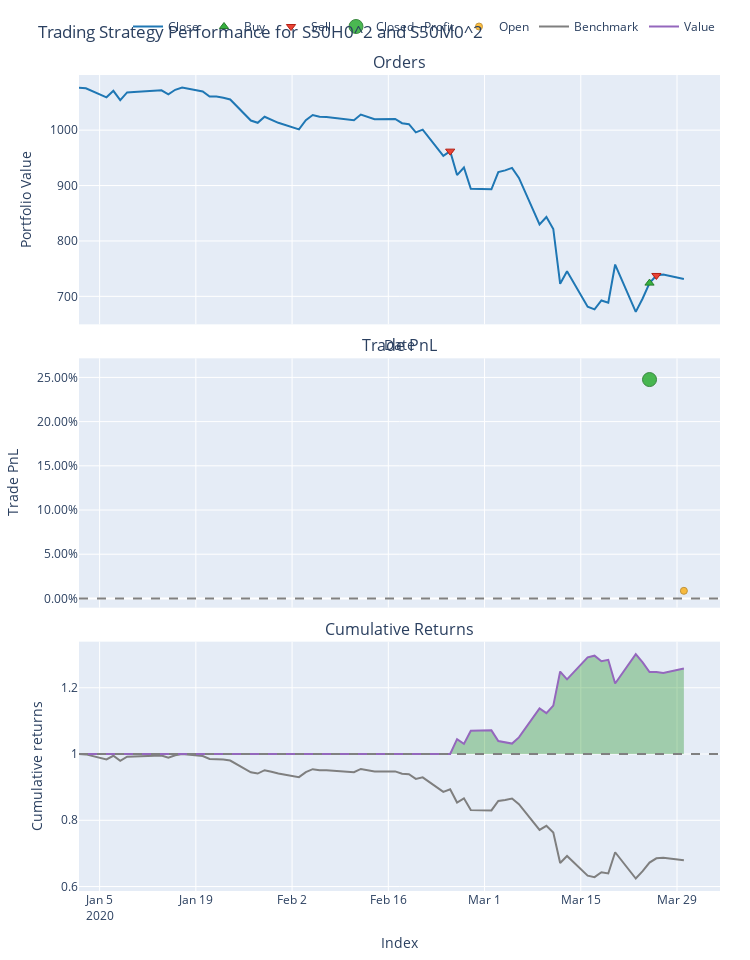
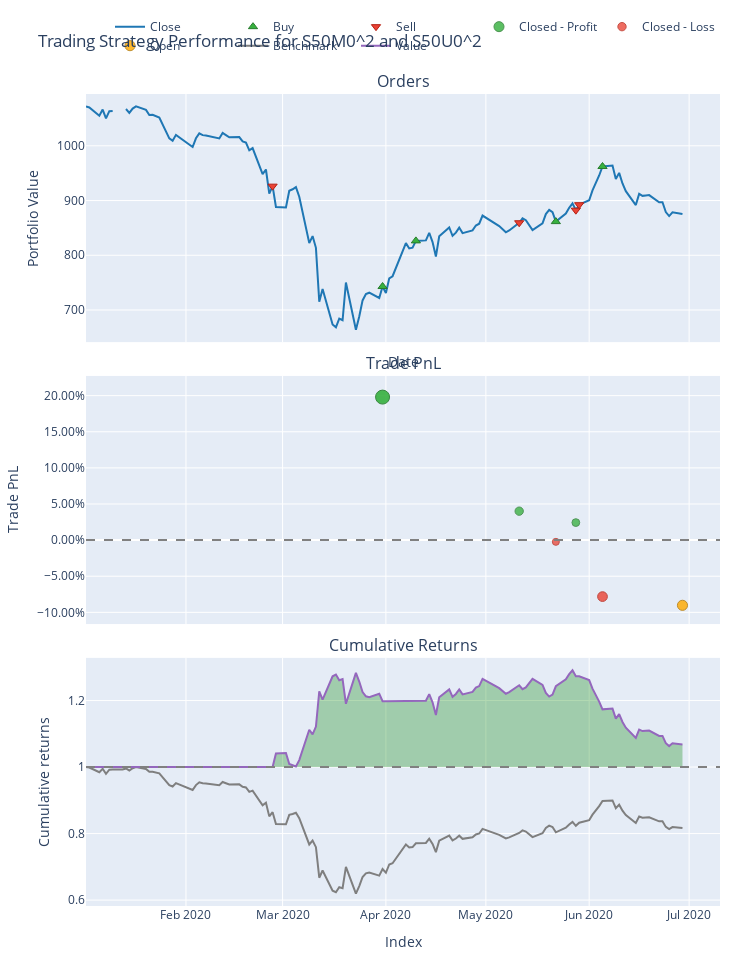
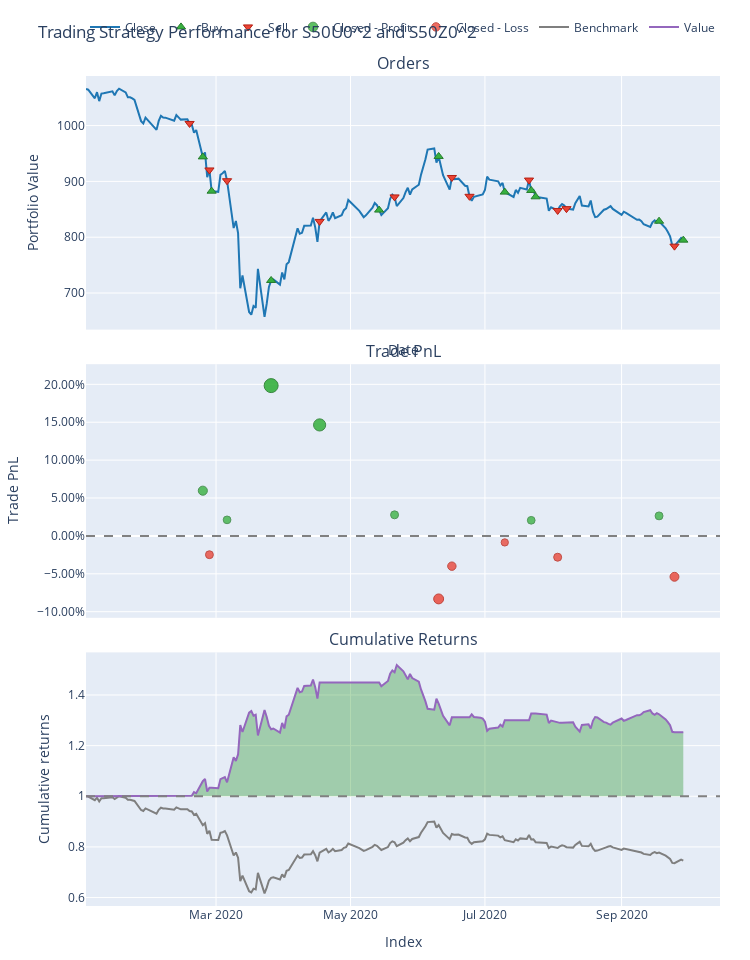
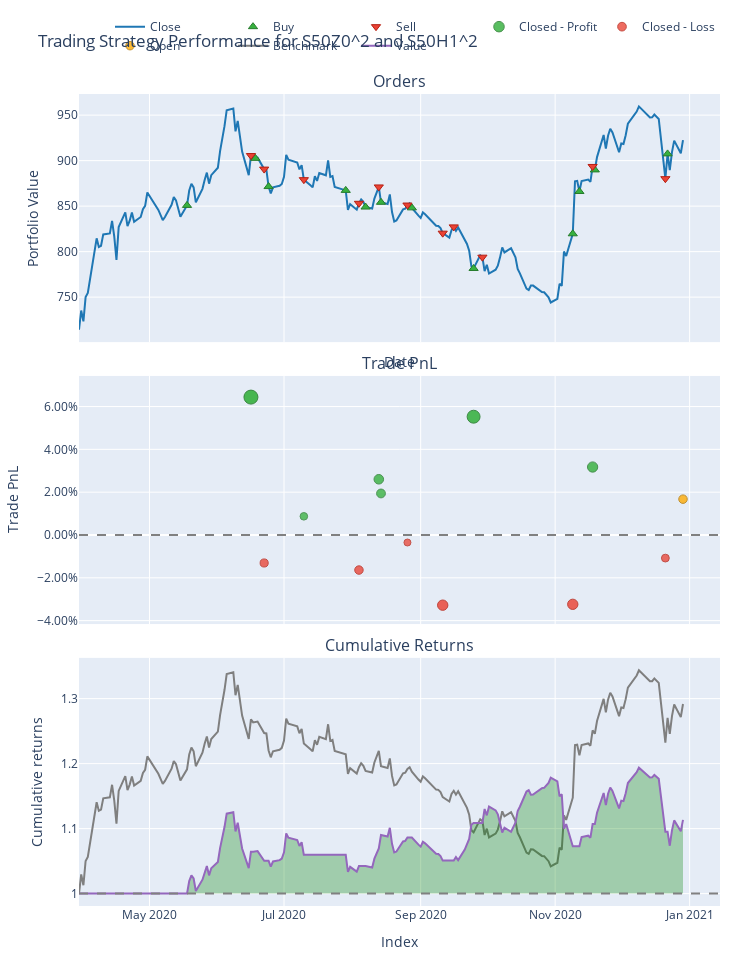

Notebook source saved alongside these figures, in order:
### Code cell
import yfinance as yf
import pandas as pd
import numpy as np
import vectorbt as vbt
import empyrical as ep
import warnings
from datetime import datetime, timedelta
import plotly.graph_objects as go
from plotly.subplots import make_subplots

warnings.simplefilter(action='ignore', category=FutureWarning)
warnings.simplefilter(action='ignore', category=RuntimeWarning)
warnings.simplefilter(action='ignore', category=pd.errors.SettingWithCopyWarning)

# Load data
TFEX_S50 = pd.read_excel("S50_TFEX.xlsx")
TFEX_S50['Timestamp'] = pd.to_datetime(TFEX_S50['Timestamp'])
TFEX_S50.set_index('Timestamp', inplace=True)

# Define the window size
window = 30  # Adjust the window size

# Get the column pairs sequentially
cols = TFEX_S50.columns
num_cols = len(cols)
pairs = [(cols[i], cols[i+1]) for i in range(num_cols - 1)]

for first_col, second_col in pairs:
    print(f"Processing pair: {first_col} and {second_col}")
    
    # Prepare data for the current pair
    P24_H2 = TFEX_S50[[first_col, second_col]].dropna()
    P24_H2[first_col] = pd.to_numeric(P24_H2[first_col], errors='coerce')
    P24_H2[second_col] = pd.to_numeric(P24_H2[second_col], errors='coerce')
    P24_H2['Gap'] = P24_H2[first_col] - P24_H2[second_col]
    P24_H2['Rolling Mean'] = P24_H2['Gap'].rolling(window=window).mean()
    P24_H2['Rolling Std'] = P24_H2['Gap'].rolling(window=window).std()
    P24_H2['Z-score'] = (P24_H2['Gap'] - P24_H2['Rolling Mean']) / P24_H2['Rolling Std']
    P24_H2['EMA'] = P24_H2['Gap'].ewm(span=window, adjust=False).mean()
    
    # Plotting (uncomment if needed)
    # fig = make_subplots(
    #     rows=6, cols=1,
    #     shared_xaxes=True,
    #     subplot_titles=(
    #         f'Price of {first_col}', 
    #         f'Price of {second_col}', 
    #         'Gap', 
    #         'Rolling Mean', 
    #         'EMA', 
    #         'Rolling Std and Z-Score'
    #     ),
    #     vertical_spacing=0.1
    # )

    # fig.add_trace(go.Scatter(x=P24_H2.index, y=P24_H2[first_col], mode='lines', name=first_col, line=dict(color='blue')), row=1, col=1)
    # fig.add_trace(go.Scatter(x=P24_H2.index, y=P24_H2[second_col], mode='lines', name=second_col, line=dict(color='orange')), row=2, col=1)
    # fig.add_trace(go.Scatter(x=P24_H2.index, y=P24_H2['Gap'], mode='lines', name='Gap', line=dict(color='purple')), row=3, col=1)
    # fig.add_trace(go.Scatter(x=P24_H2.index, y=P24_H2['Rolling Mean'], mode='lines', name='Rolling Mean', line=dict(color='green')), row=4, col=1)
    # fig.add_trace(go.Scatter(x=P24_H2.index, y=P24_H2['EMA'], mode='lines', name='EMA', line=dict(color='orange', dash='dot')), row=5, col=1)
    # fig.add_trace(go.Scatter(x=P24_H2.index, y=P24_H2['Rolling Std'], mode='lines', name='Rolling Std', line=dict(color='red')), row=6, col=1)
    # fig.add_trace(go.Scatter(x=P24_H2.index, y=P24_H2['Z-score'], mode='lines', name='Z-Score', line=dict(color='cyan')), row=6, col=1)

    # fig.update_layout(
    #     title=f'Prices, Gap, Rolling Statistics, EMA, and Z-Score between {first_col} and {second_col}',
    #     xaxis_title='Date',
    #     yaxis_title='Value',
    #     height=1800,
    #     margin=dict(t=100, b=100, l=80, r=80),
    #     template='plotly_dark'
    # )
    # fig.show()
    
    entry_long = P24_H2['Z-score'] < -0.5 * 2
    entry_short = P24_H2['Z-score'] > 0.5 * 2
    exit_long_short = abs(P24_H2['Z-score']) < 0.15

    portfolio = vbt.Portfolio.from_signals(
        close=P24_H2[first_col],
        entries=entry_long,
        short_entries=entry_short,
        exits=exit_long_short,
        short_exits=exit_long_short,
        freq='1D'
    )

    # Output the performance
    print(f"Performance stats for {first_col} and {second_col}:")
    print(portfolio.stats())
    
    fig = portfolio.plot()
    fig.update_layout(title=f'Trading Strategy Performance for {first_col} and {second_col}', xaxis_title='Date', yaxis_title='Portfolio Value')
    fig.show()
